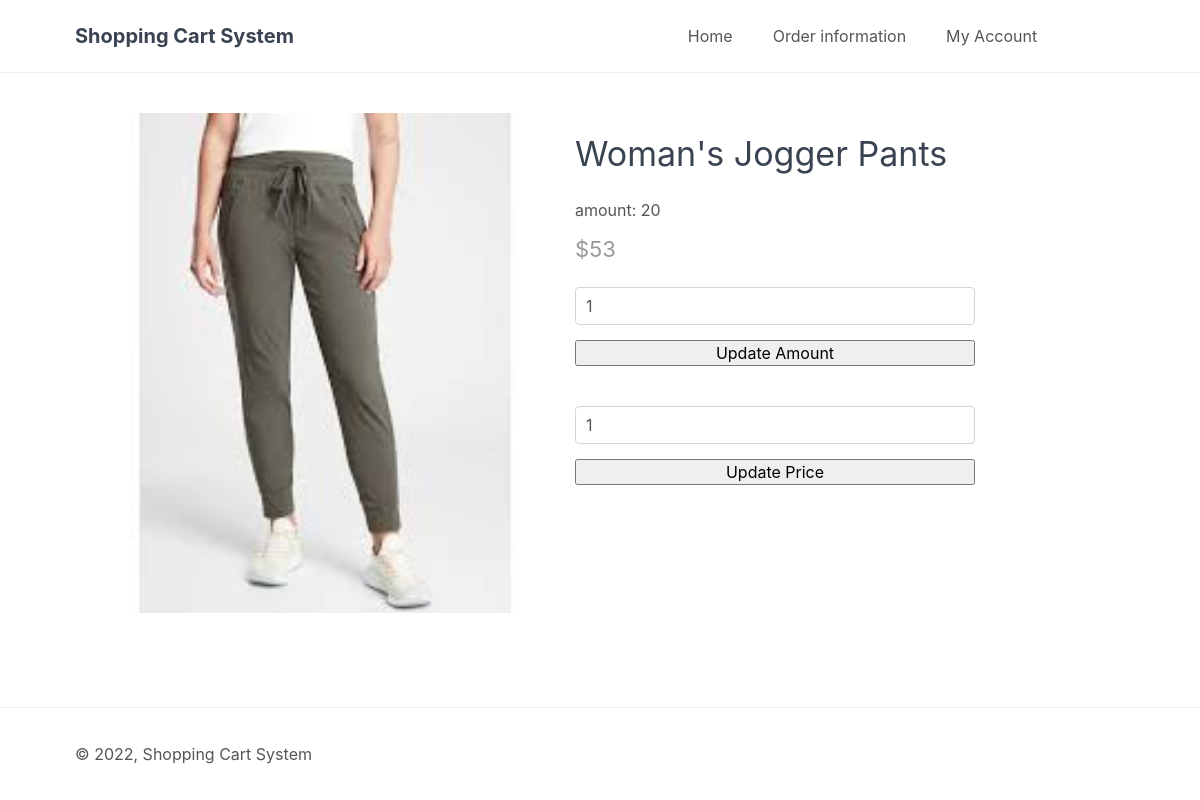
The page /index.php?page=manage_product&id=28 (signed in) on the database its author committed.
### tables this page shows
CREATE TABLE IF NOT EXISTS `item` (
  `item_id` int(11) NOT NULL AUTO_INCREMENT,
  `item_name` varchar(64) DEFAULT NULL,
  `desc` varchar(1024) DEFAULT NULL,
  `price` int(11) DEFAULT NULL,
  `rrp` int(11) DEFAULT NULL,
  `quantity` int(11) DEFAULT NULL,
  `img` varchar(32) DEFAULT NULL,
  `date_added` datetime NOT NULL DEFAULT CURRENT_TIMESTAMP,
  `availability` tinyint(1) DEFAULT NULL,
  PRIMARY KEY (`item_id`)
);

### manage_product.php (the view, shortened to what this page needs)
<?php
if (isset($_GET['id'])) {
    $stmt = $pdo->prepare('SELECT * FROM item WHERE item_id = ?');
    $stmt->execute([$_GET['id']]);
    $product = $stmt->fetch(PDO::FETCH_ASSOC);
} else {
    exit('Product does not exist!');
}
?>
<?=template_manager('Product')?>
<div class="product content-wrapper">
    <img src="imgs/<?=$product['img']?>" width="500" height="500" alt="<?=$product['item_name']?>">
    <div>
        <h1 class="name"><?=$product['item_name']?></h1>
        <div class="name">
            <p>
             amount: <?=$product['quantity']?>
            </p>
        </div>
        <span class="price">
            &dollar;<?=$product['price']?>
        </span>
        <form action="index.php?page=amount" method="post">
            <input type="number" name="quantity" value="1" min="1" max="99" placeholder="Quantity" required>
            <input type="submit" value="Update Amount">
        </form>
        <form action="index.php?page=price" method="post">
            <input type="number" name="price" value="1"  placeholder="Quantity" required>
            <input type="submit" value="Update Price">
        </form>
    </div>
</div>
<?=template_footer()?>

### style.css (style rules this page uses)
* { box-sizing: border-box; font-family: -apple-system, BlinkMacSystemFont, "segoe ui", roboto, oxygen, ubuntu, cantarell, "fira sans", "droid sans", "helvetica neue", Arial, sans-serif; font-size: 16px; }
html { height: 100%; }
body { position: relative; min-height: 100%; color: #555555; background-color: #FFFFFF; margin: 0; padding-bottom: 100px; }
h1, h2, h3, h4, h5 { color: #394352; }
.content-wrapper { width: 1050px; margin: 0 auto; }
main > .product { display: flex; padding: 40px 0; }
main > .product h1 { font-size: 34px; font-weight: normal; margin: 0; padding: 20px 0 10px 0; }
main > .product .price { display: block; font-size: 22px; color: #999999; }
main > .product form { display: flex; flex-flow: column; margin: 25px 0 40px 0; }
main > .product form select, main > .product form input[type="number"], main > .product form input[type="text"], main > .product form input[type="datetime-local"] { width: 400px; padding: 8px 10px; margin-bottom: 15px; border: 1px solid #d5d5d5; color: #555555; border-radius: 4px; background-color: #fff; }

### rows shown on the page
item: img (picture), item_name "Woman's Jogger Pants", quantity "20", price "53"
